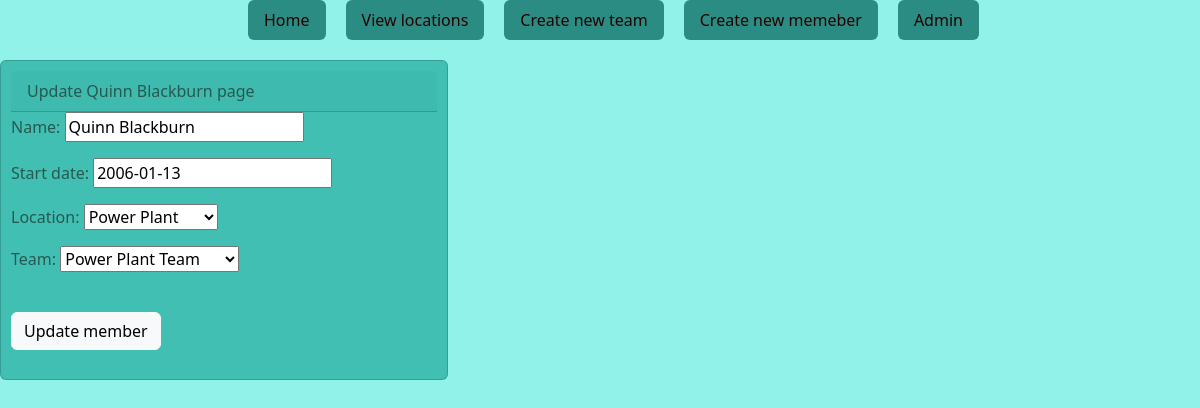
Page /member/update/4 on the committed database.
### member/models.py (models this page shows, shortened)
class Member(models.Model):
    name = models.CharField(max_length=30)
    role = models.CharField(max_length=10, default="member") # Allows for auto set
    startDate = models.DateField(default = date.today(), verbose_name="Start date")
    location = models.ForeignKey(Location, on_delete=models.CASCADE)
    team = models.ForeignKey(Team, on_delete=models.CASCADE)

### location/models.py (models this page shows)
class Location(models.Model):
    name = models.CharField(max_length=30)
    def __str__(self):
        return self.name

### team/models.py (models this page shows)
class Team(models.Model):
    name = models.CharField(max_length=30)
    location = models.ForeignKey(Location, on_delete=models.CASCADE)
    def __str__(self):
        return self.name

### member/views.py (the view)
# urls.py: path("update/<int:id>", memberUpdate, name="memberUpdate"),
def memberUpdate(request, id):
    member = get_object_or_404(Member, pk=id)
    form = MemberForm(request.POST or None, instance=member)
    if form.is_valid():
        form.save()
        return redirect("home")
    return render(request, "member/member-update.html", {"member": member,
                                                        "form": form})

### member/templates/member/member-update.html
{% extends "base.html" %} {% block content%}
<div
  class="card text"
  style="
    padding: 10px;
    max-width: 28rem;
    height: 20rem;
    background-color: #41bfb3;
    color: #275950;
  "
>
  <div class="card-text">
    <div class="card-header">Update {{member.name}} page</div>
    <form method="post">
      {% csrf_token %} {{ form.as_p }}
      <br />
      <button type="submit" class="btn btn-light">Update member</button>
    </form>
  </div>
</div>
{% endblock %}

### rows in the picture
Member: name "Quinn Blackburn", startDate "2006-01-13", location "Power Plant", team "Power Plant Team"
